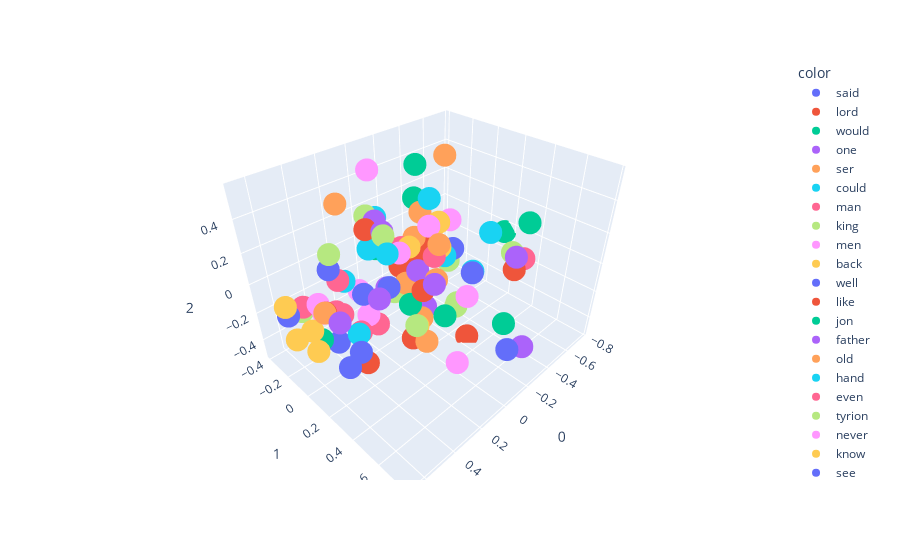

Source (notebook cell):
### Code cell
import plotly.express as px

fig = px.scatter_3d(
    X[:100],
    x=0,
    y=1,
    z=2,
    color=y[:100]
)

fig.show()

### Figure 1 — Plotly figure (JSON) as saved in the notebook; plotly's stock layout.template omitted (floating-point values rounded to 4 significant figures)
{"data": [{"hovertemplate": "color=said<br>0=%{x}<br>1=%{y}<br>2=%{z}<extra></extra>", "legendgroup": "said", "marker": {"color": "#636efa", "symbol": "circle"}, "mode": "markers", "name": "said", "scene": "scene", "showlegend": true, "type": "scatter3d", "x": [0.5034], "y": [0.04845], "z": [0.2325]}, {"hovertemplate": "color=lord<br>0=%{x}<br>1=%{y}<br>2=%{z}<extra></extra>", "legendgroup": "lord", "marker": {"color": "#EF553B", "symbol": "circle"}, "mode": "markers", "name": "lord", "scene": "scene", "showlegend": true, "type": "scatter3d", "x": [0.4003], "y": [0.596], "z": [0.3486]}, {"hovertemplate": "color=would<br>0=%{x}<br>1=%{y}<br>2=%{z}<extra></extra>", "legendgroup": "would", "marker": {"color": "#00cc96", "symbol": "circle"}, "mode": "markers", "name": "would", "scene": "scene", "showlegend": true, "type": "scatter3d", "x": [0.5293], "y": [-0.07129], "z": [-0.2843]}, {"hovertemplate": "color=one<br>0=%{x}<br>1=%{y}<br>2=%{z}<extra></extra>", "legendgroup": "one", "marker": {"color": "#ab63fa", "symbol": "circle"}, "mode": "markers", "name": "one", "scene": "scene", "showlegend": true, "type": "scatter3d", "x": [0.003799], "y": [0.1424], "z": [0.02408]}, {"hovertemplate": "color=ser<br>0=%{x}<br>1=%{y}<br>2=%{z}<extra></extra>", "legendgroup": "ser", "marker": {"color": "#FFA15A", "symbol": "circle"}, "mode": "markers", "name": "ser", "scene": "scene", "showlegend": true, "type": "scatter3d", "x": [0.2792], "y": [0.5681], "z": [0.508]}, {"hovertemplate": "color=could<br>0=%{x}<br>1=%{y}<br>2=%{z}<extra></extra>", "legendgroup": "could", "marker": {"color": "#19d3f3", "symbol": "circle"}, "mode": "markers", "name": "could", "scene": "scene", "showlegend": true, "type": "scatter3d", "x": [0.00862], "y": [-0.1309], "z": [-0.2597]}, {"hovertemplate": "color=man<br>0=%{x}<br>1=%{y}<br>2=%{z}<extra></extra>", "legendgroup": "man", "marker": {"color": "#FF6692", "symbol": "circle"}, "mode": "markers", "name": "man", "scene": "scene", "showlegend": true, "type": "scatter3d", "x": [0.07478], "y": [0.09395], "z": [0.1855]}, {"hovertemplate": "color=king<br>0=%{x}<br>1=%{y}<br>2=%{z}<extra></extra>", "legendgroup": "king", "marker": {"color": "#B6E880", "symbol": "circle"}, "mode": "markers", "name": "king", "scene": "scene", "showlegend": true, "type": "scatter3d", "x": [0.3641], "y": [0.5143], "z": [0.08233]}, {"hovertemplate": "color=men<br>0=%{x}<br>1=%{y}<br>2=%{z}<extra></extra>", "legendgroup": "men", "marker": {"color": "#FF97FF", "symbol": "circle"}, "mode": "markers", "name": "men", "scene": "scene", "showlegend": true, "type": "scatter3d", "x": [0.1024], "y": [0.5414], "z": [-0.3263]}, {"hovertemplate": "color=back<br>0=%{x}<br>1=%{y}<br>2=%{z}<extra></extra>", "legendgroup": "back", "marker": {"color": "#FECB52", "symbol": "circle"}, "mode": "markers", "name": "back", "scene": "scene", "showlegend": true, "type": "scatter3d", "x": [-0.2481], "y": [0.06719], "z": [0.02907]}, {"hovertemplate": "color=well<br>0=%{x}<br>1=%{y}<br>2=%{z}<extra></extra>", "legendgroup": "well", "marker": {"color": "#636efa", "symbol": "circle"}, "mode": "markers", "name": "well", "scene": "scene", "showlegend": true, "type": "scatter3d", "x": [0.4835], "y": [0.2215], "z": [-0.2082]}, {"hovertemplate": "color=like<br>0=%{x}<br>1=%{y}<br>2=%{z}<extra></extra>", "legendgroup": "like", "marker": {"color": "#EF553B", "symbol": "circle"}, "mode": "markers", "name": "like", "scene": "scene", "showlegend": true, "type": "scatter3d", "x": [-0.2726], "y": [-0.1502], "z": [-0.1816]}, {"hovertemplate": "color=jon<br>0=%{x}<br>1=%{y}<br>2=%{z}<extra></extra>", "legendgroup": "jon", "marker": {"color": "#00cc96", "symbol": "circle"}, "mode": "markers", "name": "jon", "scene": "scene", "showlegend": true, "type": "scatter3d", "x": [0.02542], "y": [0.03519], "z": [0.1177]}, {"hovertemplate": "color=father<br>0=%{x}<br>1=%{y}<br>2=%{z}<extra></extra>", "legendgroup": "father", "marker": {"color": "#ab63fa", "symbol": "circle"}, "mode": "markers", "name": "father", "scene": "scene", "showlegend": true, "type": "scatter3d", "x": [0.6439], "y": [0.3177], "z": [0.1495]}, {"hovertemplate": "color=old<br>0=%{x}<br>1=%{y}<br>2=%{z}<extra></extra>", "legendgroup": "old", "marker": {"color": "#FFA15A", "symbol": "circle"}, "mode": "markers", "name": "old", "scene": "scene", "showlegend": true, "type": "scatter3d", "x": [0.01433], "y": [0.2967], "z": [0.04912]}, {"hovertemplate": "color=hand<br>0=%{x}<br>1=%{y}<br>2=%{z}<extra></extra>", "legendgroup": "hand", "marker": {"color": "#19d3f3", "symbol": "circle"}, "mode": "markers", "name": "hand", "scene": "scene", "showlegend": true, "type": "scatter3d", "x": [-0.1048], "y": [0.1239], "z": [0.4193]}, {"hovertemplate": "color=even<br>0=%{x}<br>1=%{y}<br>2=%{z}<extra></extra>", "legendgroup": "even", "marker": {"color": "#FF6692", "symbol": "circle"}, "mode": "markers", "name": "even", "scene": "scene", "showlegend": true, "type": "scatter3d", "x": [0.1278], "y": [-0.08665], "z": [-0.4286]}, {"hovertemplate": "color=tyrion<br>0=%{x}<br>1=%{y}<br>2=%{z}<extra></extra>", "legendgroup": "tyrion", "marker": {"color": "#B6E880", "symbol": "circle"}, "mode": "markers", "name": "tyrion", "scene": "scene", "showlegend": true, "type": "scatter3d", "x": [0.1035], "y": [-0.1621], "z": [0.286]}, {"hovertemplate": "color=never<br>0=%{x}<br>1=%{y}<br>2=%{z}<extra></extra>", "legendgroup": "never", "marker": {"color": "#FF97FF", "symbol": "circle"}, "mode": "markers", "name": "never", "scene": "scene", "showlegend": true, "type": "scatter3d", "x": [0.4589], "y": [-0.1826], "z": [-0.1392]}, {"hovertemplate": "color=know<br>0=%{x}<br>1=%{y}<br>2=%{z}<extra></extra>", "legendgroup": "know", "marker": {"color": "#FECB52", "symbol": "circle"}, "mode": "markers", "name": "know", "scene": "scene", "showlegend": true, "type": "scatter3d", "x": [0.6643], "y": [-0.08908], "z": [-0.2079]}, {"hovertemplate": "color=see<br>0=%{x}<br>1=%{y}<br>2=%{z}<extra></extra>", "legendgroup": "see", "marker": {"color": "#636efa", "symbol": "circle"}, "mode": "markers", "name": "see", "scene": "scene", "showlegend": true, "type": "scatter3d", "x": [0.05642], "y": [-0.05107], "z": [-0.1674]}, {"hovertemplate": "color=made<br>0=%{x}<br>1=%{y}<br>2=%{z}<extra></extra>", "legendgroup": "made", "marker": {"color": "#EF553B", "symbol": "circle"}, "mode": "markers", "name": "made", "scene": "scene", "showlegend": true, "type": "scatter3d", "x": [-0.08558], "y": [-0.1088], "z": [-0.1139]}, {"hovertemplate": "color=eyes<br>0=%{x}<br>1=%{y}<br>2=%{z}<extra></extra>", "legendgroup": "eyes", "marker": {"color": "#00cc96", "symbol": "circle"}, "mode": "markers", "name": "eyes", "scene": "scene", "showlegend": true, "type": "scatter3d", "x": [-0.2717], "y": [-0.176], "z": [0.2538]}, {"hovertemplate": "color=black<br>0=%{x}<br>1=%{y}<br>2=%{z}<extra></extra>", "legendgroup": "black", "marker": {"color": "#ab63fa", "symbol": "circle"}, "mode": "markers", "name": "black", "scene": "scene", "showlegend": true, "type": "scatter3d", "x": [-0.4278], "y": [0.4831], "z": [0.07005]}, {"hovertemplate": "color=told<br>0=%{x}<br>1=%{y}<br>2=%{z}<extra></extra>", "legendgroup": "told", "marker": {"color": "#FFA15A", "symbol": "circle"}, "mode": "markers", "name": "told", "scene": "scene", "showlegend": true, "type": "scatter3d", "x": [0.5087], "y": [-0.03719], "z": [-0.08521]}, {"hovertemplate": "color=lady<br>0=%{x}<br>1=%{y}<br>2=%{z}<extra></extra>", "legendgroup": "lady", "marker": {"color": "#19d3f3", "symbol": "circle"}, "mode": "markers", "name": "lady", "scene": "scene", "showlegend": true, "type": "scatter3d", "x": [0.4442], "y": [0.4286], "z": [0.4733]}, {"hovertemplate": "color=thought<br>0=%{x}<br>1=%{y}<br>2=%{z}<extra></extra>", "legendgroup": "thought", "marker": {"color": "#FF6692", "symbol": "circle"}, "mode": "markers", "name": "thought", "scene": "scene", "showlegend": true, "type": "scatter3d", "x": [0.2787], "y": [-0.2384], "z": [-0.09802]}, {"hovertemplate": "color=time<br>0=%{x}<br>1=%{y}<br>2=%{z}<extra></extra>", "legendgroup": "time", "marker": {"color": "#B6E880", "symbol": "circle"}, "mode": "markers", "name": "time", "scene": "scene", "showlegend": true, "type": "scatter3d", "x": [0.02192], "y": [-0.04291], "z": [-0.2126]}, {"hovertemplate": "color=long<br>0=%{x}<br>1=%{y}<br>2=%{z}<extra></extra>", "legendgroup": "long", "marker": {"color": "#FF97FF", "symbol": "circle"}, "mode": "markers", "name": "long", "scene": "scene", "showlegend": true, "type": "scatter3d", "x": [-0.2803], "y": [0.266], "z": [-0.2454]}, {"hovertemplate": "color=might<br>0=%{x}<br>1=%{y}<br>2=%{z}<extra></extra>", "legendgroup": "might", "marker": {"color": "#FECB52", "symbol": "circle"}, "mode": "markers", "name": "might", "scene": "scene", "showlegend": true, "type": "scatter3d", "x": [0.5676], "y": [-0.0904], "z": [-0.2079]}, {"hovertemplate": "color=us<br>0=%{x}<br>1=%{y}<br>2=%{z}<extra></extra>", "legendgroup": "us", "marker": {"color": "#636efa", "symbol": "circle"}, "mode": "markers", "name": "us", "scene": "scene", "showlegend": true, "type": "scatter3d", "x": [0.5368], "y": [0.1853], "z": [-0.306]}, {"hovertemplate": "color=come<br>0=%{x}<br>1=%{y}<br>2=%{z}<extra></extra>", "legendgroup": "come", "marker": {"color": "#EF553B", "symbol": "circle"}, "mode": "markers", "name": "come", "scene": "scene", "showlegend": true, "type": "scatter3d", "x": [0.3587], "y": [0.09547], "z": [-0.4637]}, {"hovertemplate": "color=face<br>0=%{x}<br>1=%{y}<br>2=%{z}<extra></extra>", "legendgroup": "face", "marker": {"color": "#00cc96", "symbol": "circle"}, "mode": "markers", "name": "face", "scene": "scene", "showlegend": true, "type": "scatter3d", "x": [-0.3498], "y": [-0.2425], "z": [0.4201]}, {"hovertemplate": "color=still<br>0=%{x}<br>1=%{y}<br>2=%{z}<extra></extra>", "legendgroup": "still", "marker": {"color": "#ab63fa", "symbol": "circle"}, "mode": "markers", "name": "still", "scene": "scene", "showlegend": true, "type": "scatter3d", "x": [-0.1368], "y": [0.05654], "z": [-0.3611]}, {"hovertemplate": "color=head<br>0=%{x}<br>1=%{y}<br>2=%{z}<extra></extra>", "legendgroup": "head", "marker": {"color": "#FFA15A", "symbol": "circle"}, "mode": "markers", "name": "head", "scene": "scene", "showlegend": true, "type": "scatter3d", "x": [-0.3491], "y": [-0.001361], "z": [0.5483]}, {"hovertemplate": "color=red<br>0=%{x}<br>1=%{y}<br>2=%{z}<extra></extra>", "legendgroup": "red", "marker": {"color": "#19d3f3", "symbol": "circle"}, "mode": "markers", "name": "red", "scene": "scene", "showlegend": true, "type": "scatter3d", "x": [-0.3131], "y": [0.3793], "z": [0.2342]}, {"hovertemplate": "color=way<br>0=%{x}<br>1=%{y}<br>2=%{z}<extra></extra>", "legendgroup": "way", "marker": {"color": "#FF6692", "symbol": "circle"}, "mode": "markers", "name": "way", "scene": "scene", "showlegend": true, "type": "scatter3d", "x": [-0.1066], "y": [-0.03027], "z": [-0.3325]}, {"hovertemplate": "color=boy<br>0=%{x}<br>1=%{y}<br>2=%{z}<extra></extra>", "legendgroup": "boy", "marker": {"color": "#B6E880", "symbol": "circle"}, "mode": "markers", "name": "boy", "scene": "scene", "showlegend": true, "type": "scatter3d", "x": [0.2763], "y": [0.1982], "z": [0.3896]}, {"hovertemplate": "color=page<br>0=%{x}<br>1=%{y}<br>2=%{z}<extra></extra>", "legendgroup": "page", "marker": {"color": "#FF97FF", "symbol": "circle"}, "mode": "markers", "name": "page", "scene": "scene", "showlegend": true, "type": "scatter3d", "x": [0.2154], "y": [0.2396], "z": [0.2836]}, {"hovertemplate": "color=must<br>0=%{x}<br>1=%{y}<br>2=%{z}<extra></extra>", "legendgroup": "must", "marker": {"color": "#FECB52", "symbol": "circle"}, "mode": "markers", "name": "must", "scene": "scene", "showlegend": true, "type": "scatter3d", "x": [0.6128], "y": [0.02279], "z": [-0.2503]}, {"hovertemplate": "color=queen<br>0=%{x}<br>1=%{y}<br>2=%{z}<extra></extra>", "legendgroup": "queen", "marker": {"color": "#636efa", "symbol": "circle"}, "mode": "markers", "name": "queen", "scene": "scene", "showlegend": true, "type": "scatter3d", "x": [0.4883], "y": [0.2964], "z": [0.2121]}, {"hovertemplate": "color=good<br>0=%{x}<br>1=%{y}<br>2=%{z}<extra></extra>", "legendgroup": "good", "marker": {"color": "#EF553B", "symbol": "circle"}, "mode": "markers", "name": "good", "scene": "scene", "showlegend": true, "type": "scatter3d", "x": [0.4829], "y": [-0.07543], "z": [-0.1226]}, {"hovertemplate": "color=two<br>0=%{x}<br>1=%{y}<br>2=%{z}<extra></extra>", "legendgroup": "two", "marker": {"color": "#00cc96", "symbol": "circle"}, "mode": "markers", "name": "two", "scene": "scene", "showlegend": true, "type": "scatter3d", "x": [-0.1528], "y": [0.6331], "z": [-0.1529]}, {"hovertemplate": "color=brother<br>0=%{x}<br>1=%{y}<br>2=%{z}<extra></extra>", "legendgroup": "brother", "marker": {"color": "#ab63fa", "symbol": "circle"}, "mode": "markers", "name": "brother", "scene": "scene", "showlegend": true, "type": "scatter3d", "x": [0.5433], "y": [0.4825], "z": [0.321]}, {"hovertemplate": "color=night<br>0=%{x}<br>1=%{y}<br>2=%{z}<extra></extra>", "legendgroup": "night", "marker": {"color": "#FFA15A", "symbol": "circle"}, "mode": "markers", "name": "night", "scene": "scene", "showlegend": true, "type": "scatter3d", "x": [-0.01124], "y": [0.1545], "z": [-0.3169]}, {"hovertemplate": "color=little<br>0=%{x}<br>1=%{y}<br>2=%{z}<extra></extra>", "legendgroup": "little", "marker": {"color": "#19d3f3", "symbol": "circle"}, "mode": "markers", "name": "little", "scene": "scene", "showlegend": true, "type": "scatter3d", "x": [0.1198], "y": [-0.137], "z": [0.0906]}, {"hovertemplate": "color=took<br>0=%{x}<br>1=%{y}<br>2=%{z}<extra></extra>", "legendgroup": "took", "marker": {"color": "#FF6692", "symbol": "circle"}, "mode": "markers", "name": "took", "scene": "scene", "showlegend": true, "type": "scatter3d", "x": [-0.02478], "y": [0.2409], "z": [0.1511]}, {"hovertemplate": "color=came<br>0=%{x}<br>1=%{y}<br>2=%{z}<extra></extra>", "legendgroup": "came", "marker": {"color": "#B6E880", "symbol": "circle"}, "mode": "markers", "name": "came", "scene": "scene", "showlegend": true, "type": "scatter3d", "x": [-0.2714], "y": [0.1869], "z": [-0.3607]}, {"hovertemplate": "color=though<br>0=%{x}<br>1=%{y}<br>2=%{z}<extra></extra>", "legendgroup": "though", "marker": {"color": "#FF97FF", "symbol": "circle"}, "mode": "markers", "name": "though", "scene": "scene", "showlegend": true, "type": "scatter3d", "x": [0.1684], "y": [-0.1949], "z": [-0.2073]}, {"hovertemplate": "color=say<br>0=%{x}<br>1=%{y}<br>2=%{z}<extra></extra>", "legendgroup": "say", "marker": {"color": "#FECB52", "symbol": "circle"}, "mode": "markers", "name": "say", "scene": "scene", "showlegend": true, "type": "scatter3d", "x": [0.6425], "y": [-0.197], "z": [-0.06257]}, {"hovertemplate": "color=three<br>0=%{x}<br>1=%{y}<br>2=%{z}<extra></extra>", "legendgroup": "three", "marker": {"color": "#636efa", "symbol": "circle"}, "mode": "markers", "name": "three", "scene": "scene", "showlegend": true, "type": "scatter3d", "x": [-0.05979], "y": [0.7346], "z": [-0.2092]}, {"hovertemplate": "color=away<br>0=%{x}<br>1=%{y}<br>2=%{z}<extra></extra>", "legendgroup": "away", "marker": {"color": "#EF553B", "symbol": "circle"}, "mode": "markers", "name": "away", "scene": "scene", "showlegend": true, "type": "scatter3d", "x": [-0.299], "y": [-0.1453], "z": [-0.06833]}, {"hovertemplate": "color=dead<br>0=%{x}<br>1=%{y}<br>2=%{z}<extra></extra>", "legendgroup": "dead", "marker": {"color": "#00cc96", "symbol": "circle"}, "mode": "markers", "name": "dead", "scene": "scene", "showlegend": true, "type": "scatter3d", "x": [0.04061], "y": [0.1152], "z": [-0.2076]}, {"hovertemplate": "color=son<br>0=%{x}<br>1=%{y}<br>2=%{z}<extra></extra>", "legendgroup": "son", "marker": {"color": "#ab63fa", "symbol": "circle"}, "mode": "markers", "name": "son", "scene": "scene", "showlegend": true, "type": "scatter3d", "x": [0.4465], "y": [0.7074], "z": [0.4644]}, {"hovertemplate": "color=blood<br>0=%{x}<br>1=%{y}<br>2=%{z}<extra></extra>", "legendgroup": "blood", "marker": {"color": "#FFA15A", "symbol": "circle"}, "mode": "markers", "name": "blood", "scene": "scene", "showlegend": true, "type": "scatter3d", "x": [-0.225], "y": [-0.1288], "z": [0.02157]}, {"hovertemplate": "color=take<br>0=%{x}<br>1=%{y}<br>2=%{z}<extra></extra>", "legendgroup": "take", "marker": {"color": "#19d3f3", "symbol": "circle"}, "mode": "markers", "name": "take", "scene": "scene", "showlegend": true, "type": "scatter3d", "x": [0.4404], "y": [0.1574], "z": [-0.152]}, {"hovertemplate": "color=go<br>0=%{x}<br>1=%{y}<br>2=%{z}<extra></extra>", "legendgroup": "go", "marker": {"color": "#FF6692", "symbol": "circle"}, "mode": "markers", "name": "go", "scene": "scene", "showlegend": true, "type": "scatter3d", "x": [0.2914], "y": [-0.2122], "z": [-0.33]}, {"hovertemplate": "color=half<br>0=%{x}<br>1=%{y}<br>2=%{z}<extra></extra>", "legendgroup": "half", "marker": {"color": "#B6E880", "symbol": "circle"}, "mode": "markers", "name": "half", "scene": "scene", "showlegend": true, "type": "scatter3d", "x": [-0.2347], "y": [0.2271], "z": [-0.2891]}, {"hovertemplate": "color=make<br>0=%{x}<br>1=%{y}<br>2=%{z}<extra></extra>", "legendgroup": "make", "marker": {"color": "#FF97FF", "symbol": "circle"}, "mode": "markers", "name": "make", "scene": "scene", "showlegend": true, "type": "scatter3d", "x": [0.4202], "y": [-0.2052], "z": [-0.2404]}, {"hovertemplate": "color=arya<br>0=%{x}<br>1=%{y}<br>2=%{z}<extra></extra>", "legendgroup": "arya", "marker": {"color": "#FECB52", "symbol": "circle"}, "mode": "markers", "name": "arya", "scene": "scene", "showlegend": true, "type": "scatter3d", "x": [-0.1241], "y": [-0.3883], "z": [0.01699]}, {"hovertemplate": "color=saw<br>0=%{x}<br>1=%{y}<br>2=%{z}<extra></extra>", "legendgroup": "saw", "marker": {"color": "#636efa", "symbol": "circle"}, "mode": "markers", "name": "saw", "scene": "scene", "showlegend": true, "type": "scatter3d", "x": [-0.3475], "y": [0.07793], "z": [-0.02035]}, {"hovertemplate": "color=day<br>0=%{x}<br>1=%{y}<br>2=%{z}<extra></extra>", "legendgroup": "day", "marker": {"color": "#EF553B", "symbol": "circle"}, "mode": "markers", "name": "day", "scene": "scene", "showlegend": true, "type": "scatter3d", "x": [0.1014], "y": [0.1984], "z": [-0.3749]}, {"hovertemplate": "color=white<br>0=%{x}<br>1=%{y}<br>2=%{z}<extra></extra>", "legendgroup": "white", "marker": {"color": "#00cc96", "symbol": "circle"}, "mode": "markers", "name": "white", "scene": "scene", "showlegend": true, "type": "scatter3d", "x": [-0.3947], "y": [0.5627], "z": [0.3351]}, {"hovertemplate": "color=jaime<br>0=%{x}<br>1=%{y}<br>2=%{z}<extra></extra>", "legendgroup": "jaime", "marker": {"color": "#ab63fa", "symbol": "circle"}, "mode": "markers", "name": "jaime", "scene": "scene", "showlegend": true, "type": "scatter3d", "x": [0.2034], "y": [0.1007], "z": [0.3388]}, {"hovertemplate": "color=first<br>0=%{x}<br>1=%{y}<br>2=%{z}<extra></extra>", "legendgroup": "first", "marker": {"color": "#FFA15A", "symbol": "circle"}, "mode": "markers", "name": "first", "scene": "scene", "showlegend": true, "type": "scatter3d", "x": [0.1823], "y": [0.3934], "z": [-0.2175]}, {"hovertemplate": "color=look<br>0=%{x}<br>1=%{y}<br>2=%{z}<extra></extra>", "legendgroup": "look", "marker": {"color": "#19d3f3", "symbol": "circle"}, "mode": "markers", "name": "look", "scene": "scene", "showlegend": true, "type": "scatter3d", "x": [-0.009468], "y": [-0.2239], "z": [0.2067]}, {"hovertemplate": "color=want<br>0=%{x}<br>1=%{y}<br>2=%{z}<extra></extra>", "legendgroup": "want", "marker": {"color": "#FF6692", "symbol": "circle"}, "mode": "markers", "name": "want", "scene": "scene", "showlegend": true, "type": "scatter3d", "x": [0.5236], "y": [-0.2352], "z": [-0.1523]}, {"hovertemplate": "color=much<br>0=%{x}<br>1=%{y}<br>2=%{z}<extra></extra>", "legendgroup": "much", "marker": {"color": "#B6E880", "symbol": "circle"}, "mode": "markers", "name": "much", "scene": "scene", "showlegend": true, "type": "scatter3d", "x": [0.5013], "y": [-0.299], "z": [-0.2343]}, {"hovertemplate": "color=enough<br>0=%{x}<br>1=%{y}<br>2=%{z}<extra></extra>", "legendgroup": "enough", "marker": {"color": "#FF97FF", "symbol": "circle"}, "mode": "markers", "name": "enough", "scene": "scene", "showlegend": true, "type": "scatter3d", "x": [0.1812], "y": [-0.1017], "z": [-0.333]}, {"hovertemplate": "color=sword<br>0=%{x}<br>1=%{y}<br>2=%{z}<extra></extra>", "legendgroup": "sword", "marker": {"color": "#FECB52", "symbol": "circle"}, "mode": "markers", "name": "sword", "scene": "scene", "showlegend": true, "type": "scatter3d", "x": [-0.1163], "y": [0.1825], "z": [0.2974]}, {"hovertemplate": "color=tell<br>0=%{x}<br>1=%{y}<br>2=%{z}<extra></extra>", "legendgroup": "tell", "marker": {"color": "#636efa", "symbol": "circle"}, "mode": "markers", "name": "tell", "scene": "scene", "showlegend": true, "type": "scatter3d", "x": [0.6456], "y": [-0.1744], "z": [-0.1066]}, {"hovertemplate": "color=girl<br>0=%{x}<br>1=%{y}<br>2=%{z}<extra></extra>", "legendgroup": "girl", "marker": {"color": "#EF553B", "symbol": "circle"}, "mode": "markers", "name": "girl", "scene": "scene", "showlegend": true, "type": "scatter3d", "x": [0.2351], "y": [0.005352], "z": [0.3249]}, {"hovertemplate": "color=bran<br>0=%{x}<br>1=%{y}<br>2=%{z}<extra></extra>", "legendgroup": "bran", "marker": {"color": "#00cc96", "symbol": "circle"}, "mode": "markers", "name": "bran", "scene": "scene", "showlegend": true, "type": "scatter3d", "x": [-0.06719], "y": [-0.3127], "z": [-0.07262]}, {"hovertemplate": "color=great<br>0=%{x}<br>1=%{y}<br>2=%{z}<extra></extra>", "legendgroup": "great", "marker": {"color": "#ab63fa", "symbol": "circle"}, "mode": "markers", "name": "great", "scene": "scene", "showlegend": true, "type": "scatter3d", "x": [-0.1324], "y": [0.7756], "z": [-0.2106]}, {"hovertemplate": "color=looked<br>0=%{x}<br>1=%{y}<br>2=%{z}<extra></extra>", "legendgroup": "looked", "marker": {"color": "#FFA15A", "symbol": "circle"}, "mode": "markers", "name": "looked", "scene": "scene", "showlegend": true, "type": "scatter3d", "x": [-0.2034], "y": [-0.05126], "z": [0.2323]}, {"hovertemplate": "color=left<br>0=%{x}<br>1=%{y}<br>2=%{z}<extra></extra>", "legendgroup": "left", "marker": {"color": "#19d3f3", "symbol": "circle"}, "mode": "markers", "name": "left", "scene": "scene", "showlegend": true, "type": "scatter3d", "x": [-0.2435], "y": [0.3291], "z": [-0.009568]}, {"hovertemplate": "color=knew<br>0=%{x}<br>1=%{y}<br>2=%{z}<extra></extra>", "legendgroup": "knew", "marker": {"color": "#FF6692", "symbol": "circle"}, "mode": "markers", "name": "knew", "scene": "scene", "showlegend": true, "type": "scatter3d", "x": [0.3377], "y": [-0.2043], "z": [-0.2772]}, {"hovertemplate": "color=asked<br>0=%{x}<br>1=%{y}<br>2=%{z}<extra></extra>", "legendgroup": "asked", "marker": {"color": "#B6E880", "symbol": "circle"}, "mode": "markers", "name": "asked", "scene": "scene", "showlegend": true, "type": "scatter3d", "x": [0.4989], "y": [0.0638], "z": [0.3251]}, {"hovertemplate": "color=gave<br>0=%{x}<br>1=%{y}<br>2=%{z}<extra></extra>", "legendgroup": "gave", "marker": {"color": "#FF97FF", "symbol": "circle"}, "mode": "markers", "name": "gave", "scene": "scene", "showlegend": true, "type": "scatter3d", "x": [0.0619], "y": [-0.1691], "z": [0.5385]}, {"hovertemplate": "color=maester<br>0=%{x}<br>1=%{y}<br>2=%{z}<extra></extra>", "legendgroup": "maester", "marker": {"color": "#FECB52", "symbol": "circle"}, "mode": "markers", "name": "maester", "scene": "scene", "showlegend": true, "type": "scatter3d", "x": [0.1681], "y": [0.2589], "z": [0.3054]}, {"hovertemplate": "color=called<br>0=%{x}<br>1=%{y}<br>2=%{z}<extra></extra>", "legendgroup": "called", "marker": {"color": "#636efa", "symbol": "circle"}, "mode": "markers", "name": "called", "scene": "scene", "showlegend": true, "type": "scatter3d", "x": [0.2118], "y": [0.6991], "z": [0.3962]}, {"hovertemplate": "color=wall<br>0=%{x}<br>1=%{y}<br>2=%{z}<extra></extra>", "legendgroup": "wall", "marker": {"color": "#EF553B", "symbol": "circle"}, "mode": "markers", "name": "wall", "scene": "scene", "showlegend": true, "type": "scatter3d", "x": [-0.2415], "y": [0.3118], "z": [-0.5076]}, {"hovertemplate": "color=every<br>0=%{x}<br>1=%{y}<br>2=%{z}<extra></extra>", "legendgroup": "every", "marker": {"color": "#00cc96", "symbol": "circle"}, "mode": "markers", "name": "every", "scene": "scene", "showlegend": true, "type": "scatter3d", "x": [-0.121], "y": [0.2372], "z": [-0.3179]}, {"hovertemplate": "color=heard<br>0=%{x}<br>1=%{y}<br>2=%{z}<extra></extra>", "legendgroup": "heard", "marker": {"color": "#ab63fa", "symbol": "circle"}, "mode": "markers", "name": "heard", "scene": "scene", "showlegend": true, "type": "scatter3d", "x": [0.01907], "y": [-0.1166], "z": [-0.2247]}, {"hovertemplate": "color=sansa<br>0=%{x}<br>1=%{y}<br>2=%{z}<extra></extra>", "legendgroup": "sansa", "marker": {"color": "#FFA15A", "symbol": "circle"}, "mode": "markers", "name": "sansa", "scene": "scene", "showlegend": true, "type": "scatter3d", "x": [0.2049], "y": [-0.2855], "z": [0.3499]}, {"hovertemplate": "color=let<br>0=%{x}<br>1=%{y}<br>2=%{z}<extra></extra>", "legendgroup": "let", "marker": {"color": "#19d3f3", "symbol": "circle"}, "mode": "markers", "name": "let", "scene": "scene", "showlegend": true, "type": "scatter3d", "x": [0.2325], "y": [-0.2462], "z": [-0.1322]}, {"hovertemplate": "color=yet<br>0=%{x}<br>1=%{y}<br>2=%{z}<extra></extra>", "legendgroup": "yet", "marker": {"color": "#FF6692", "symbol": "circle"}, "mode": "markers", "name": "yet", "scene": "scene", "showlegend": true, "type": "scatter3d", "x": [0.2831], "y": [-0.05074], "z": [-0.3716]}, {"hovertemplate": "color=went<br>0=%{x}<br>1=%{y}<br>2=%{z}<extra></extra>", "legendgroup": "went", "marker": {"color": "#B6E880", "symbol": "circle"}, "mode": "markers", "name": "went", "scene": "scene", "showlegend": true, "type": "scatter3d", "x": [-0.3661], "y": [0.02591], "z": [-0.1404]}, {"hovertemplate": "color=turned<br>0=%{x}<br>1=%{y}<br>2=%{z}<extra></extra>", "legendgroup": "turned", "marker": {"color": "#FF97FF", "symbol": "circle"}, "mode": "markers", "name": "turned", "scene": "scene", "showlegend": true, "type": "scatter3d", "x": [-0.2534], "y": [0.1368], "z": [0.2385]}, {"hovertemplate": "color=dany<br>0=%{x}<br>1=%{y}<br>2=%{z}<extra></extra>", "legendgroup": "dany", "marker": {"color": "#FECB52", "symbol": "circle"}, "mode": "markers", "name": "dany", "scene": "scene", "showlegend": true, "type": "scatter3d", "x": [-0.1058], "y": [-0.2084], "z": [-0.03927]}, {"hovertemplate": "color=need<br>0=%{x}<br>1=%{y}<br>2=%{z}<extra></extra>", "legendgroup": "need", "marker": {"color": "#636efa", "symbol": "circle"}, "mode": "markers", "name": "need", "scene": "scene", "showlegend": true, "type": "scatter3d", "x": [0.4523], "y": [-0.02904], "z": [-0.3254]}, {"hovertemplate": "color=behind<br>0=%{x}<br>1=%{y}<br>2=%{z}<extra></extra>", "legendgroup": "behind", "marker": {"color": "#EF553B", "symbol": "circle"}, "mode": "markers", "name": "behind", "scene": "scene", "showlegend": true, "type": "scatter3d", "x": [-0.5558], "y": [0.3928], "z": [-0.1236]}, {"hovertemplate": "color=around<br>0=%{x}<br>1=%{y}<br>2=%{z}<extra></extra>", "legendgroup": "around", "marker": {"color": "#00cc96", "symbol": "circle"}, "mode": "markers", "name": "around", "scene": "scene", "showlegend": true, "type": "scatter3d", "x": [-0.7661], "y": [0.1469], "z": [-0.05037]}, {"hovertemplate": "color=woman<br>0=%{x}<br>1=%{y}<br>2=%{z}<extra></extra>", "legendgroup": "woman", "marker": {"color": "#ab63fa", "symbol": "circle"}, "mode": "markers", "name": "woman", "scene": "scene", "showlegend": true, "type": "scatter3d", "x": [0.07972], "y": [-0.115], "z": [0.2636]}, {"hovertemplate": "color=another<br>0=%{x}<br>1=%{y}<br>2=%{z}<extra></extra>", "legendgroup": "another", "marker": {"color": "#FFA15A", "symbol": "circle"}, "mode": "markers", "name": "another", "scene": "scene", "showlegend": true, "type": "scatter3d", "x": [-0.03353], "y": [0.0006481], "z": [-0.1557]}, {"hovertemplate": "color=snow<br>0=%{x}<br>1=%{y}<br>2=%{z}<extra></extra>", "legendgroup": "snow", "marker": {"color": "#19d3f3", "symbol": "circle"}, "mode": "markers", "name": "snow", "scene": "scene", "showlegend": true, "type": "scatter3d", "x": [-0.2838], "y": [0.07394], "z": [-0.04473]}, {"hovertemplate": "color=beneath<br>0=%{x}<br>1=%{y}<br>2=%{z}<extra></extra>", "legendgroup": "beneath", "marker": {"color": "#FF6692", "symbol": "circle"}, "mode": "markers", "name": "beneath", "scene": "scene", "showlegend": true, "type": "scatter3d", "x": [-0.7398], "y": [0.3323], "z": [-0.1602]}, {"hovertemplate": "color=across<br>0=%{x}<br>1=%{y}<br>2=%{z}<extra></extra>", "legendgroup": "across", "marker": {"color": "#B6E880", "symbol": "circle"}, "mode": "markers", "name": "across", "scene": "scene", "showlegend": true, "type": "scatter3d", "x": [-0.6829], "y": [0.2807], "z": [-0.1113]}, {"hovertemplate": "color=knight<br>0=%{x}<br>1=%{y}<br>2=%{z}<extra></extra>", "legendgroup": "knight", "marker": {"color": "#FF97FF", "symbol": "circle"}, "mode": "markers", "name": "knight", "scene": "scene", "showlegend": true, "type": "scatter3d", "x": [0.264], "y": [0.4931], "z": [0.5583]}, {"hovertemplate": "color=keep<br>0=%{x}<br>1=%{y}<br>2=%{z}<extra></extra>", "legendgroup": "keep", "marker": {"color": "#FECB52", "symbol": "circle"}, "mode": "markers", "name": "keep", "scene": "scene", "showlegend": true, "type": "scatter3d", "x": [0.05487], "y": [0.1899], "z": [-0.3168]}], "layout": {"legend": {"title": {"text": "color"}, "tracegroupgap": 0}, "margin": {"t": 60}, "scene": {"domain": {"x": [0, 1], "y": [0, 1]}, "xaxis": {"title": {"text": "0"}}, "yaxis": {"title": {"text": "1"}}, "zaxis": {"title": {"text": "2"}}}}}
